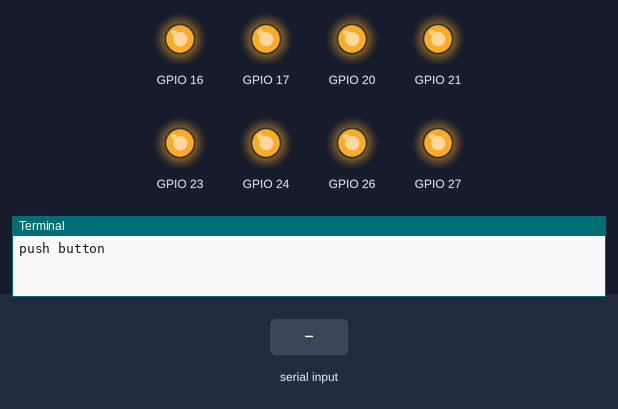
This program was run on a simulated Raspberry Pi (BCM pin numbers). Parts: output pins drawn as LEDs (lit = HIGH), the last lines printed to the terminal. Inputs (shaded band) come from the test bench.

Above: at 1.2 s.
1.3 s: "a" typed at the terminal, then Enter
At 1.7 s:
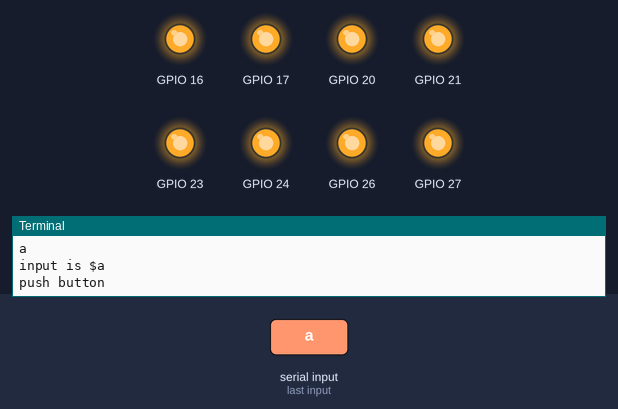
2.8 s: "b" typed at the terminal, then Enter
At 4.0 s:
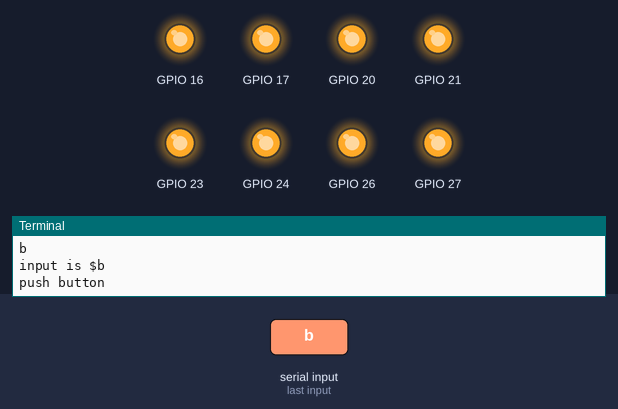
4.3 s: "home" typed at the terminal, then Enter
At 5.2 s:
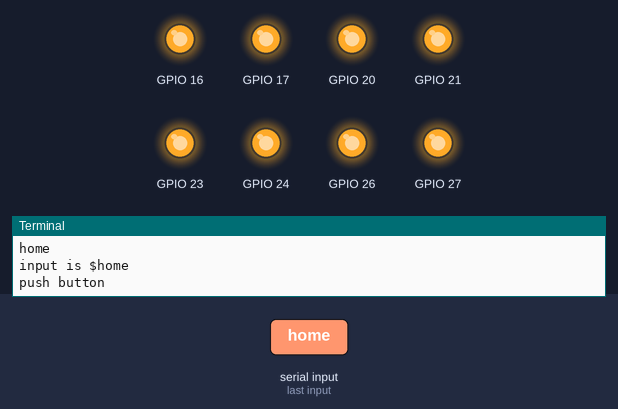
5.8 s: "game" typed at the terminal, then Enter
At 6.3 s:
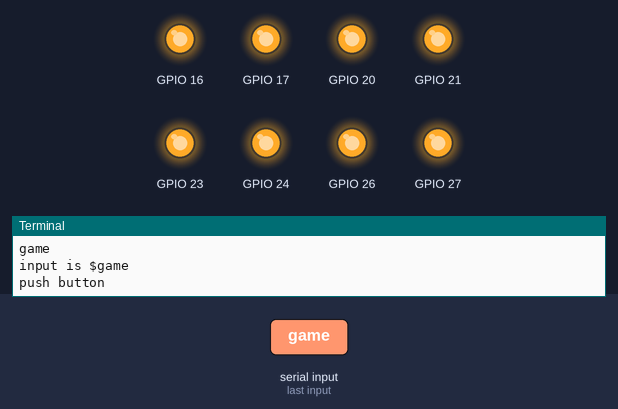
7.3 s: "u" typed at the terminal, then Enter
At 8.5 s:
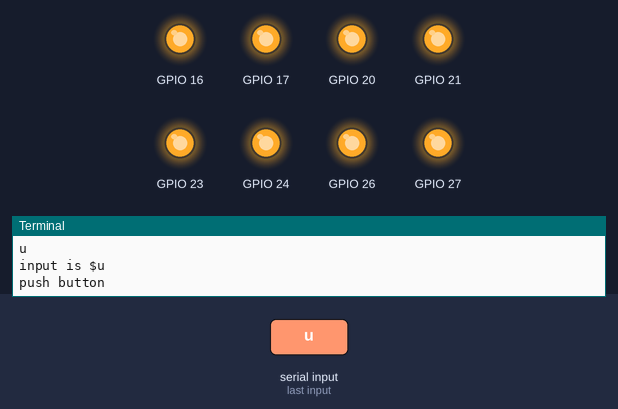
8.8 s: "d" typed at the terminal, then Enter
At 9.8 s:
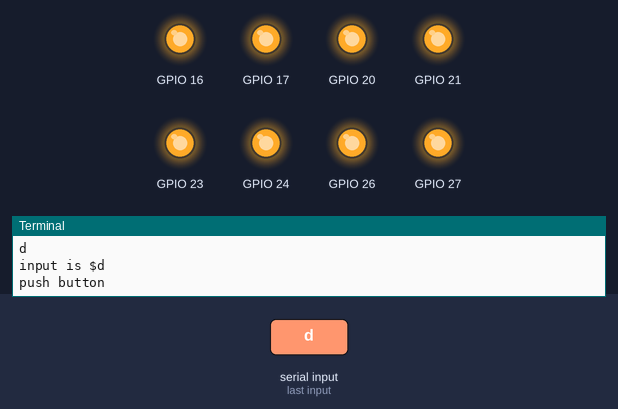
Timing chart, 0 to 11.3 s (numbered marks = the images above; inputs shaded):
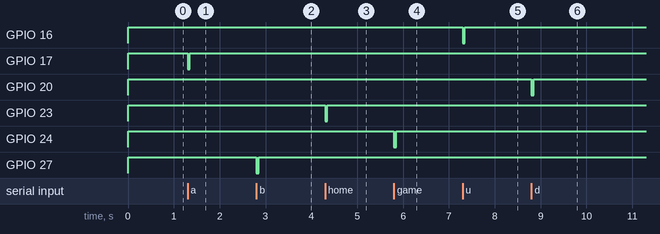

The program:

game-controller.py
```python
import RPi.GPIO as GPIO
from time import sleep

GPIO.setmode(GPIO.BCM)
GPIO.setup(17, GPIO.OUT, initial=GPIO.HIGH)
GPIO.setup(27, GPIO.OUT, initial=GPIO.HIGH)
GPIO.setup(23, GPIO.OUT, initial=GPIO.HIGH)
GPIO.setup(24, GPIO.OUT, initial=GPIO.HIGH)

GPIO.setup(16, GPIO.OUT, initial=GPIO.HIGH)
GPIO.setup(20, GPIO.OUT, initial=GPIO.HIGH)
GPIO.setup(21, GPIO.OUT, initial=GPIO.HIGH)
GPIO.setup(26, GPIO.OUT, initial=GPIO.HIGH)


def on(gpio_number):
  GPIO.output(gpio_number, GPIO.LOW)
  sleep(0.05)
  GPIO.output(gpio_number, GPIO.HIGH)

def key_select(input_key):
  if input_key == 'a':
    on(17)
  elif input_key == 'b':
    on(27)
  elif input_key == 'home':
    on(23)
  elif input_key == 'game':
    on(24)
  elif input_key == 'u':
    on(16)
  elif input_key == 'd':
    on(20)
  elif input_key == 'r':
    on(21)
  elif input_key == 'l':
    on(26)
  else:
    pass


if __name__ == '__main__':
  try:
    while True:
      print('push button')
      key = input()
      print(f'input is ${key}')
      key_select(key)

  except KeyboardInterrupt:
    GPIO.cleanup()
```

Measured:
- after the input at 1.3 s, GPIO 17: HIGH → LOW at once, → HIGH 0.05 s later
- after the input at 2.8 s, GPIO 27: HIGH → LOW at once, → HIGH 0.05 s later
- after the input at 4.3 s, GPIO 23: HIGH → LOW at once, → HIGH 0.05 s later
- after the input at 5.8 s, GPIO 24: HIGH → LOW at once, → HIGH 0.05 s later
- after the input at 7.3 s, GPIO 16: HIGH → LOW at once, → HIGH 0.05 s later
- after the input at 8.8 s, GPIO 20: HIGH → LOW at once, → HIGH 0.05 s later
